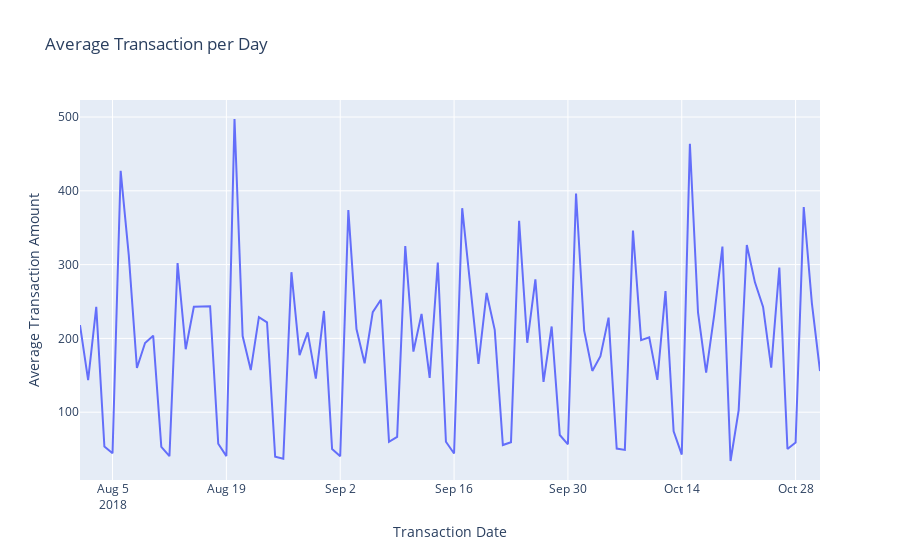

The notebook cell this image was saved under:
### Code cell
# Interactive Line Plot

fig = px.line(df_amount, x = 'Transaction Date', y = 'Average Transaction Amount', 
title = 'Average Transaction per Day')

fig.show()
